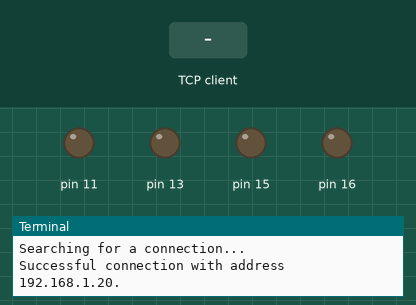
Simulated run of this program. Board: Raspberry Pi (header pin numbers). Parts: output pins drawn as LEDs (lit = HIGH), the last lines printed to the terminal. Inputs (shaded band) come from the test bench. One TCP client connects 1 s after the port opens and stays connected.

Above: at 1.2 s.
1.3 s: the TCP client sends "0"
At 1.6 s:
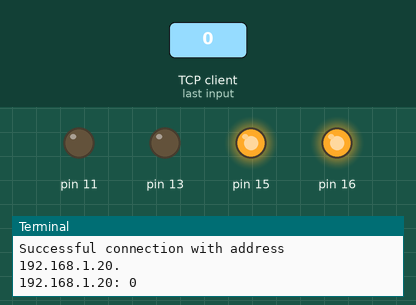
2.8 s: the TCP client sends "1"
At 4.0 s:
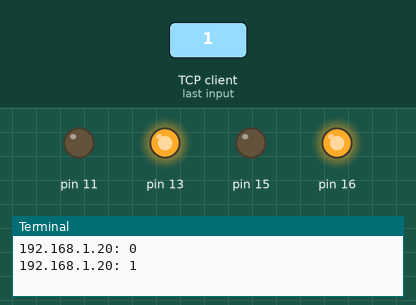
4.3 s: the TCP client sends "2"
At 5.1 s:
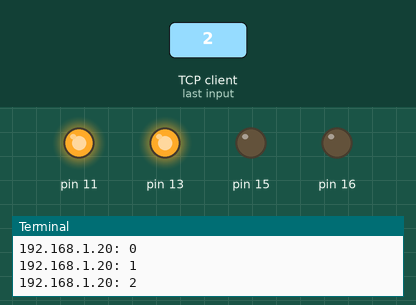
5.8 s: the TCP client sends "3"
At 6.2 s:
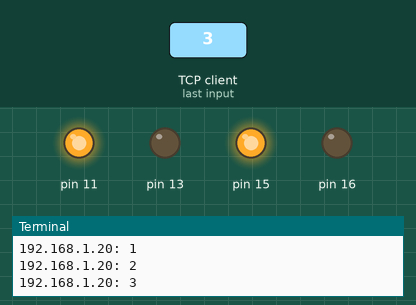
Timing chart, 0 to 8.3 s (numbered marks = the images above; inputs shaded):
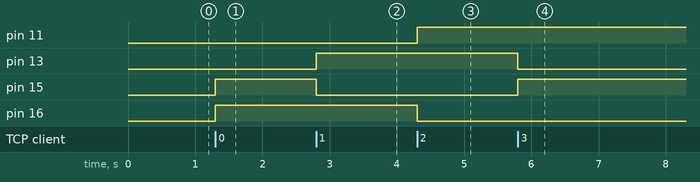

Measured:
- after the input at 1.3 s, pin 15, pin 16: LOW → HIGH at once
- after the input at 2.8 s, pin 13: LOW → HIGH at once; pin 15: HIGH → LOW at once
- after the input at 4.3 s, pin 11: LOW → HIGH at once; pin 16: HIGH → LOW at once
- after the input at 5.8 s, pin 13: HIGH → LOW at once; pin 15: LOW → HIGH at once

The program:

receivey-app.py
```python
import socket
import RPi.GPIO as GPIO

GPIO.setwarnings(False)

GPIO.setmode(GPIO.BOARD)
GPIO.setup(16,GPIO.OUT)  # Left motor forward
GPIO.setup(11,GPIO.OUT)  # Left motor backward
GPIO.setup(13,GPIO.OUT)  # Right motor forward
GPIO.setup(15,GPIO.OUT)  # Right motor backward
GPIO.output(16, False)
GPIO.output(11, False)
GPIO.output(13, False)
GPIO.output(15, False)


s = socket.socket(socket.AF_INET, socket.SOCK_STREAM)
s.setsockopt(socket.SOL_SOCKET, socket.SO_REUSEADDR, 1)
s.bind(("0.0.0.0", 5432))
s.listen(3)

while True:
    try:
        print("Searching for a connection...")
        clientsocket, address = s.accept()
        print(f"Successful connection with address {address[0]}.")
        while True:
            try:
                data = clientsocket.recv(3).decode("utf-8")
                if not data:
                    break
                print(f"{address[0]}: " + data[0])
                if data[0] == "0":  # Forward
                    GPIO.output(16, True)
                    GPIO.output(11, False)
                    GPIO.output(13, False)
                    GPIO.output(15, True)
                elif data[0] == "1":  # Left
                    GPIO.output(16, True)
                    GPIO.output(11, False)
                    GPIO.output(13, True)
                    GPIO.output(15, False)
                elif data[0] == "2":  # Backward
                    GPIO.output(16, False)
                    GPIO.output(11, True)
                    GPIO.output(13, True)
                    GPIO.output(15, False)
                elif data[0] == "3":  # Right
                    GPIO.output(16, False)
                    GPIO.output(11, True)
                    GPIO.output(13, False)
                    GPIO.output(15, True)
                else:  # Shouldn't happen but just in case: just shut off
                    GPIO.output(16, False)
                    GPIO.output(11, False)
                    GPIO.output(13, False)
                    GPIO.output(15, False)

                if data[1] == "0":  # Can't happen yet, but just to make sure I remember what to do with this variable. Speed 0 = still, Speed 1 = normal, Speed 2 = fast
                    GPIO.output(16, False)
                    GPIO.output(11, False)
                    GPIO.output(13, False)
                    GPIO.output(15, False)
            except:
                continue
        else:
            continue
    except:
        GPIO.cleanup()
        s.close()
        if 'clientsocket' in locals():
            clientsocket.close()
        break
```
